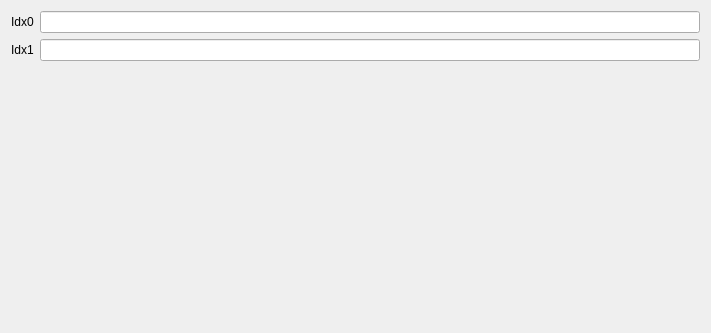
<?xml version="1.0" encoding="UTF-8"?>
<ui version="4.0">
 <class>CreateTupleSettingsView</class>
 <widget class="QWidget" name="CreateTupleSettingsView">
  <property name="styleSheet">
   <string notr="true">font: 12pt &quot;Roboto&quot;;</string>
  </property>
  <property name="geometry">
   <rect>
    <x>0</x>
    <y>0</y>
    <width>711</width>
    <height>333</height>
   </rect>
  </property>
  <property name="windowTitle">
   <string>Form</string>
  </property>
  <layout class="QVBoxLayout" name="verticalLayout">
   <item>
    <layout class="QHBoxLayout" name="Idx0_horizontalLayout">
     <item>
      <widget class="QLabel" name="Idx0_label">
       <property name="text">
        <string>Idx0</string>
       </property>
      </widget>
     </item>
     <item>
      <widget class="QLineEdit" name="Idx0_lineedit"/>
     </item>
    </layout>
   </item><item>
    <layout class="QHBoxLayout" name="Idx1_horizontalLayout">
     <item>
      <widget class="QLabel" name="Idx1_label">
       <property name="text">
        <string>Idx1</string>
       </property>
      </widget>
     </item>
     <item>
      <widget class="QLineEdit" name="Idx1_lineedit"/>
     </item>
    </layout>
   </item>
   <item>
    <spacer name="verticalSpacer">
     <property name="orientation">
      <enum>Qt::Vertical</enum>
     </property>
     <property name="sizeHint" stdset="0">
      <size>
       <width>20</width>
       <height>40</height>
      </size>
     </property>
    </spacer>
   </item>
  </layout>
 </widget>
 <resources>
  <include location="../../../../snooz-toolbox/src/main/python/ui/themes/themes.qrc"/>
 </resources>
 <connections/>
 </ui>
